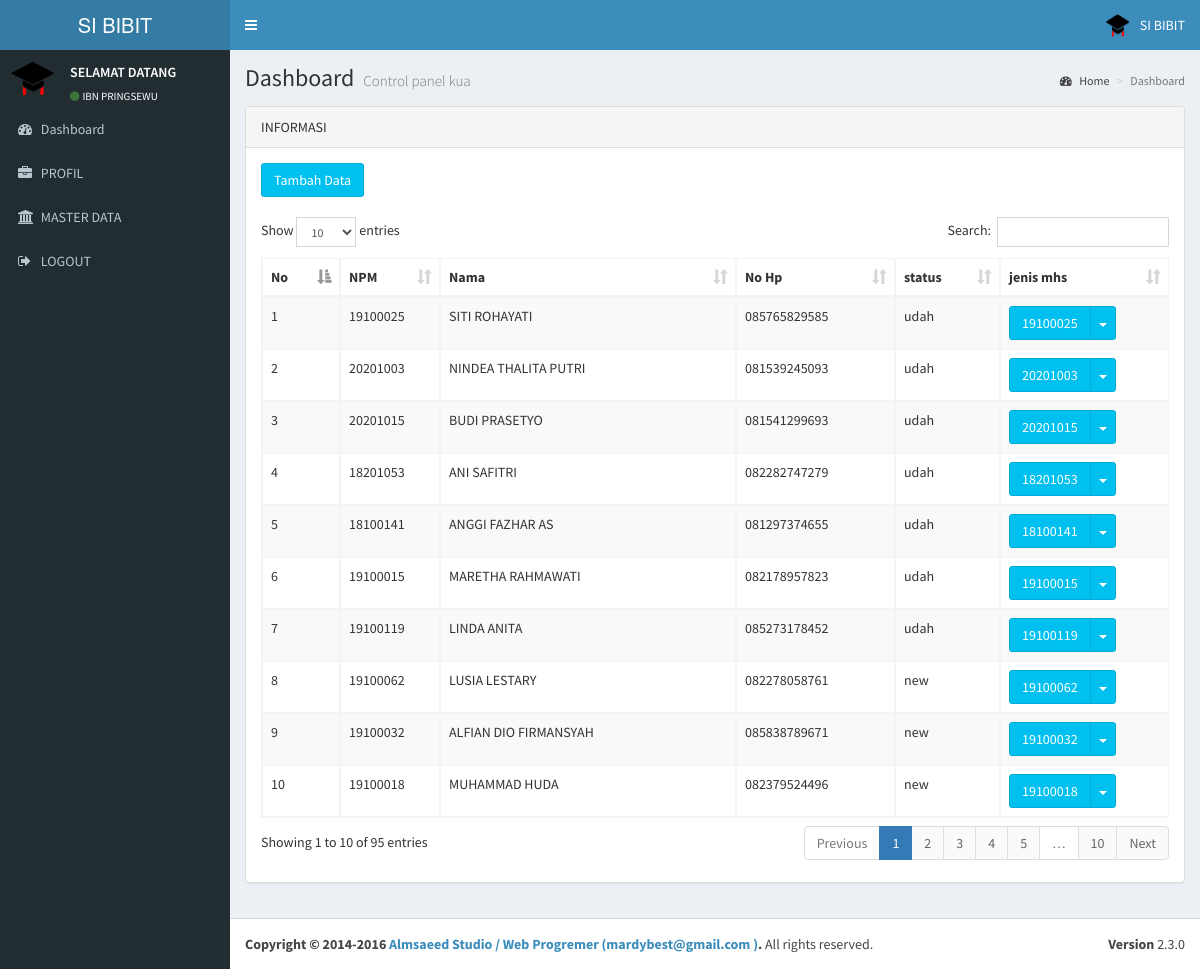
Screenshot of /admin/index.php?aksi=mhs (signed in) with the database file from the repository.
### tables this page shows
CREATE TABLE `profil` (
  `id_profil` int(20) NOT NULL,
  `nama_app` varchar(100) NOT NULL,
  `tahun` varchar(250) NOT NULL,
  `nama` varchar(250) NOT NULL,
  `alias` varchar(350) NOT NULL,
  `alamat` text NOT NULL,
  `isi` text NOT NULL,
  `gambar` varchar(100) NOT NULL,
  `akabest` varchar(250) NOT NULL
);

CREATE TABLE `mhs` (
  `id_mhs` int(100) NOT NULL,
  `nama_mhs` varchar(100) NOT NULL,
  `npm_mhs` varchar(100) NOT NULL,
  `email_mhs` varchar(100) NOT NULL,
  `hp_mhs` varchar(100) NOT NULL,
  `hobi_mhs` varchar(100) NOT NULL,
  `lulus_mhs` varchar(100) NOT NULL,
  `foto_mhs` varchar(100) NOT NULL,
  `prodi_mhs` varchar(100) NOT NULL,
  `alamat_mhs` text NOT NULL,
  `ayah_mhs` varchar(100) NOT NULL,
  `ibu_mhs` varchar(100) NOT NULL,
  `pekerjaan_mhs` varchar(100) NOT NULL,
  `status_mhs` varchar(100) NOT NULL,
  `pass_mhs` varchar(100) NOT NULL,
  `read_pass` varchar(100) NOT NULL
);

### koneksi.php (called while the page is built, shortened)
<?php
$server = "localhost";
$username = "root";
$password = "";
$database = "db_yudisium";
$koneksi = mysqli_connect($server,$username,$password) or die("Koneksi gagal");
mysqli_select_db($koneksi,$database) or die("Database tidak bisa dibuka");
$kontak_kami=mysqli_query($koneksi,"SELECT * FROM profil WHERE id_profil ='1'");
$k_k=mysqli_fetch_array($kontak_kami);
?>

### admin/tengah.php (the view, shortened to what this page needs)
<?php
if($_GET['aksi']=='home'){
echo"
 <div class='row'>
                   <div class='col-lg-12'>
			<div class='panel panel-default'>
                            <div class='panel-heading'>
                           Sambutan
                            </div>
                            <div class='panel-body'>
				<p>Selamat Datang Di halaman Admin, Silahkan Pilih menu untuk pengaturan data yang di butuhkan guna mendapatkan hasil yang maksimal sesuai keinginan.</p>
                            </div>
			</div>
                   </div>
</div>";
}
elseif($_GET['aksi']=='ikon'){
include "../ikon.php";
}
elseif($_GET['aksi']=='mhs'){
echo"<div class='row'>
                <div class='col-lg-12'>
                    <div class='panel panel-default'>
                        <div class='panel-heading'>INFORMASI
                        </div>
                        <div class='panel-body'>
			<button class='btn btn-info' data-toggle='modal' data-target='#uiModal'>
                                Tambah Data
                            </button> </br></br>
                           	<div class='table-responsive'>
	 <table id='example1' class='table table-bordered table-striped'>
                                    <thead>
                                        <tr> <th>No</th>
                                            <th>NPM</th>
                                            <th>Nama</th>
                                            <th>No Hp</th>
                                            <th>status</th>
                                            <th>jenis mhs</th>
                                        </tr>
                                    </thead><tbody>
				    ";
$no=0;
$sql=mysqli_query($koneksi," SELECT * FROM mhs ORDER BY id_mhs ASC");
while ($t=mysqli_fetch_array($sql)){
$no++;
                                    echo"
                                        <tr><td>$no</td>
                                            <td>$t[npm_mhs]</td>
                                            <td>$t[nama_mhs]</td>
                                            <td>$t[hp_mhs]</td>
                                            <td>$t[status_mhs]</td>
							<td><div class='btn-group'>
                      <button type='button' class='btn btn-info'>$t[npm_mhs]</button>
                      <button type='button' class='btn btn-info dropdown-toggle' data-toggle='dropdown'>
                        <span class='caret'></span>
                        <span class='sr-only'>Toggle Dropdown</span>
                      </button>
                      <ul class='dropdown-menu' role='menu'>
                        <li><a href='index.php?aksi=editmhs&id_mhs=$t[id_mhs]' title='Edit'><i class='fa fa-pencil'></i>edit</a></li>
						<li><a href='hapus.php?aksi=hapusmhs&id_mhs=$t[id_mhs]' onclick=\"return confirm ('Apakah yakin ingin menghapus $t[npm_mhs] ?')\" title='Hapus'><i class='fa fa-remove'></i>hapus</li>
                        </ul>
                    </div></td>
                                        </tr>";
}
                                echo"
                                    </tbody></table>
                            </div>
                        </div>
                    </div>
                </div>
               </div>";
}
?>

### admin/index.php (shortened to what this page needs)
  <?php
  include '../koneksi.php';
  ?>
<!DOCTYPE html>
<html>
  <head>
  <link rel="stylesheet" href="../sys/bootstrap/bootstrap/css/bootstrap.min.css">
      <link rel="stylesheet" href="../sys/bootstrap/font/css/font-awesome.min.css">
  <link rel="stylesheet" href="../sys/bootstrap/plugins/datatables/dataTables.bootstrap.css">
    <link rel="stylesheet" href="../sys/bootstrap/plugins/select2/select2.min.css">
    <link rel="stylesheet" href="../sys/bootstrap/dist/css/AdminLTE.min.css">
    <link rel="stylesheet" href="../sys/bootstrap/dist/css/skins/_all-skins.min.css">
  </head>
  <body class="hold-transition skin-blue sidebar-mini">
    <div class="wrapper">
      <header class="main-header">
        <a href="index.aspx" class="logo">
          <span class="logo-lg">SI BIBIT</span>
        </a>
        <nav class="navbar navbar-static-top" role="navigation">
          <a href="#" class="sidebar-toggle" data-toggle="offcanvas" role="button">
          </a>
          <div class="navbar-custom-menu">
            <ul class="nav navbar-nav">
              <li class="dropdown user user-menu">
                <a href="#" class="dropdown-toggle" data-toggle="dropdown">
                  <img src="../foto/logo.png" class="user-image" alt="User Image">
                  <span class="hidden-xs">SI BIBIT </span>
                </a>
              </li>
            </ul>
          </div>
        </nav>
      </header>
      <aside class="main-sidebar">
        <section class="sidebar">
          <div class="user-panel">
            <div class="pull-left image">
              <img src="../foto/logo.png" class="img-circle" alt="User Image">
            </div>
            <div class="pull-left info">
              <p>SELAMAT DATANG</p>
              <a href="index.aspx"><i class="fa fa-circle text-success"></i><?php echo"$k_k[nama]";?></a>
            </div>
          </div>
      <?php include "menu.php"?>
        </section>
      </aside>
      <div class="content-wrapper">
        <section class="content-header">
          <h1>
            Dashboard
            <small>Control panel kua</small>
          </h1>
          <ol class="breadcrumb">
            <li><a href="index.aspx"><i class="fa fa-dashboard"></i> Home</a></li>
            <li class="active">Dashboard</li>
          </ol>
        </section>
        <section class="content">
		 <?php include "tengah.php"?>
		  </div>
      <footer class="main-footer">
        <div class="pull-right hidden-xs">
          <b>Version</b> 2.3.0
        </div>
        <strong>Copyright &copy; 2014-2016 <a href="#">Almsaeed Studio / Web Progremer (<?php echo"$k_k[akabest]";?> )</a>.</strong>  All rights reserved.
      </footer>
    </div>
  </body>
</html>

### rows the page displays
profil: nama "IBN PRINGSEWU", akabest "mardybest@gmail.com"
mhs: npm_mhs "19100025", nama_mhs "SITI ROHAYATI", hp_mhs "085765829585", status_mhs "udah"
mhs: npm_mhs "20201003", nama_mhs "NINDEA THALITA PUTRI", hp_mhs "081539245093", status_mhs "udah"
mhs: npm_mhs "20201015", nama_mhs "BUDI PRASETYO", hp_mhs "081541299693", status_mhs "udah"
mhs: npm_mhs "18201053", nama_mhs "ANI SAFITRI", hp_mhs "082282747279", status_mhs "udah"
mhs: npm_mhs "18100141", nama_mhs "ANGGI FAZHAR AS", hp_mhs "081297374655", status_mhs "udah"
mhs: npm_mhs "19100015", nama_mhs "MARETHA RAHMAWATI", hp_mhs "082178957823", status_mhs "udah"
mhs: npm_mhs "19100119", nama_mhs "LINDA ANITA", hp_mhs "085273178452", status_mhs "udah"
mhs: npm_mhs "19100062", nama_mhs "LUSIA LESTARY", hp_mhs "082278058761", status_mhs "new"
mhs: npm_mhs "19100032", nama_mhs "ALFIAN DIO FIRMANSYAH", hp_mhs "085838789671", status_mhs "new"
mhs: npm_mhs "19100018", nama_mhs "MUHAMMAD HUDA", hp_mhs "082379524496", status_mhs "new"
